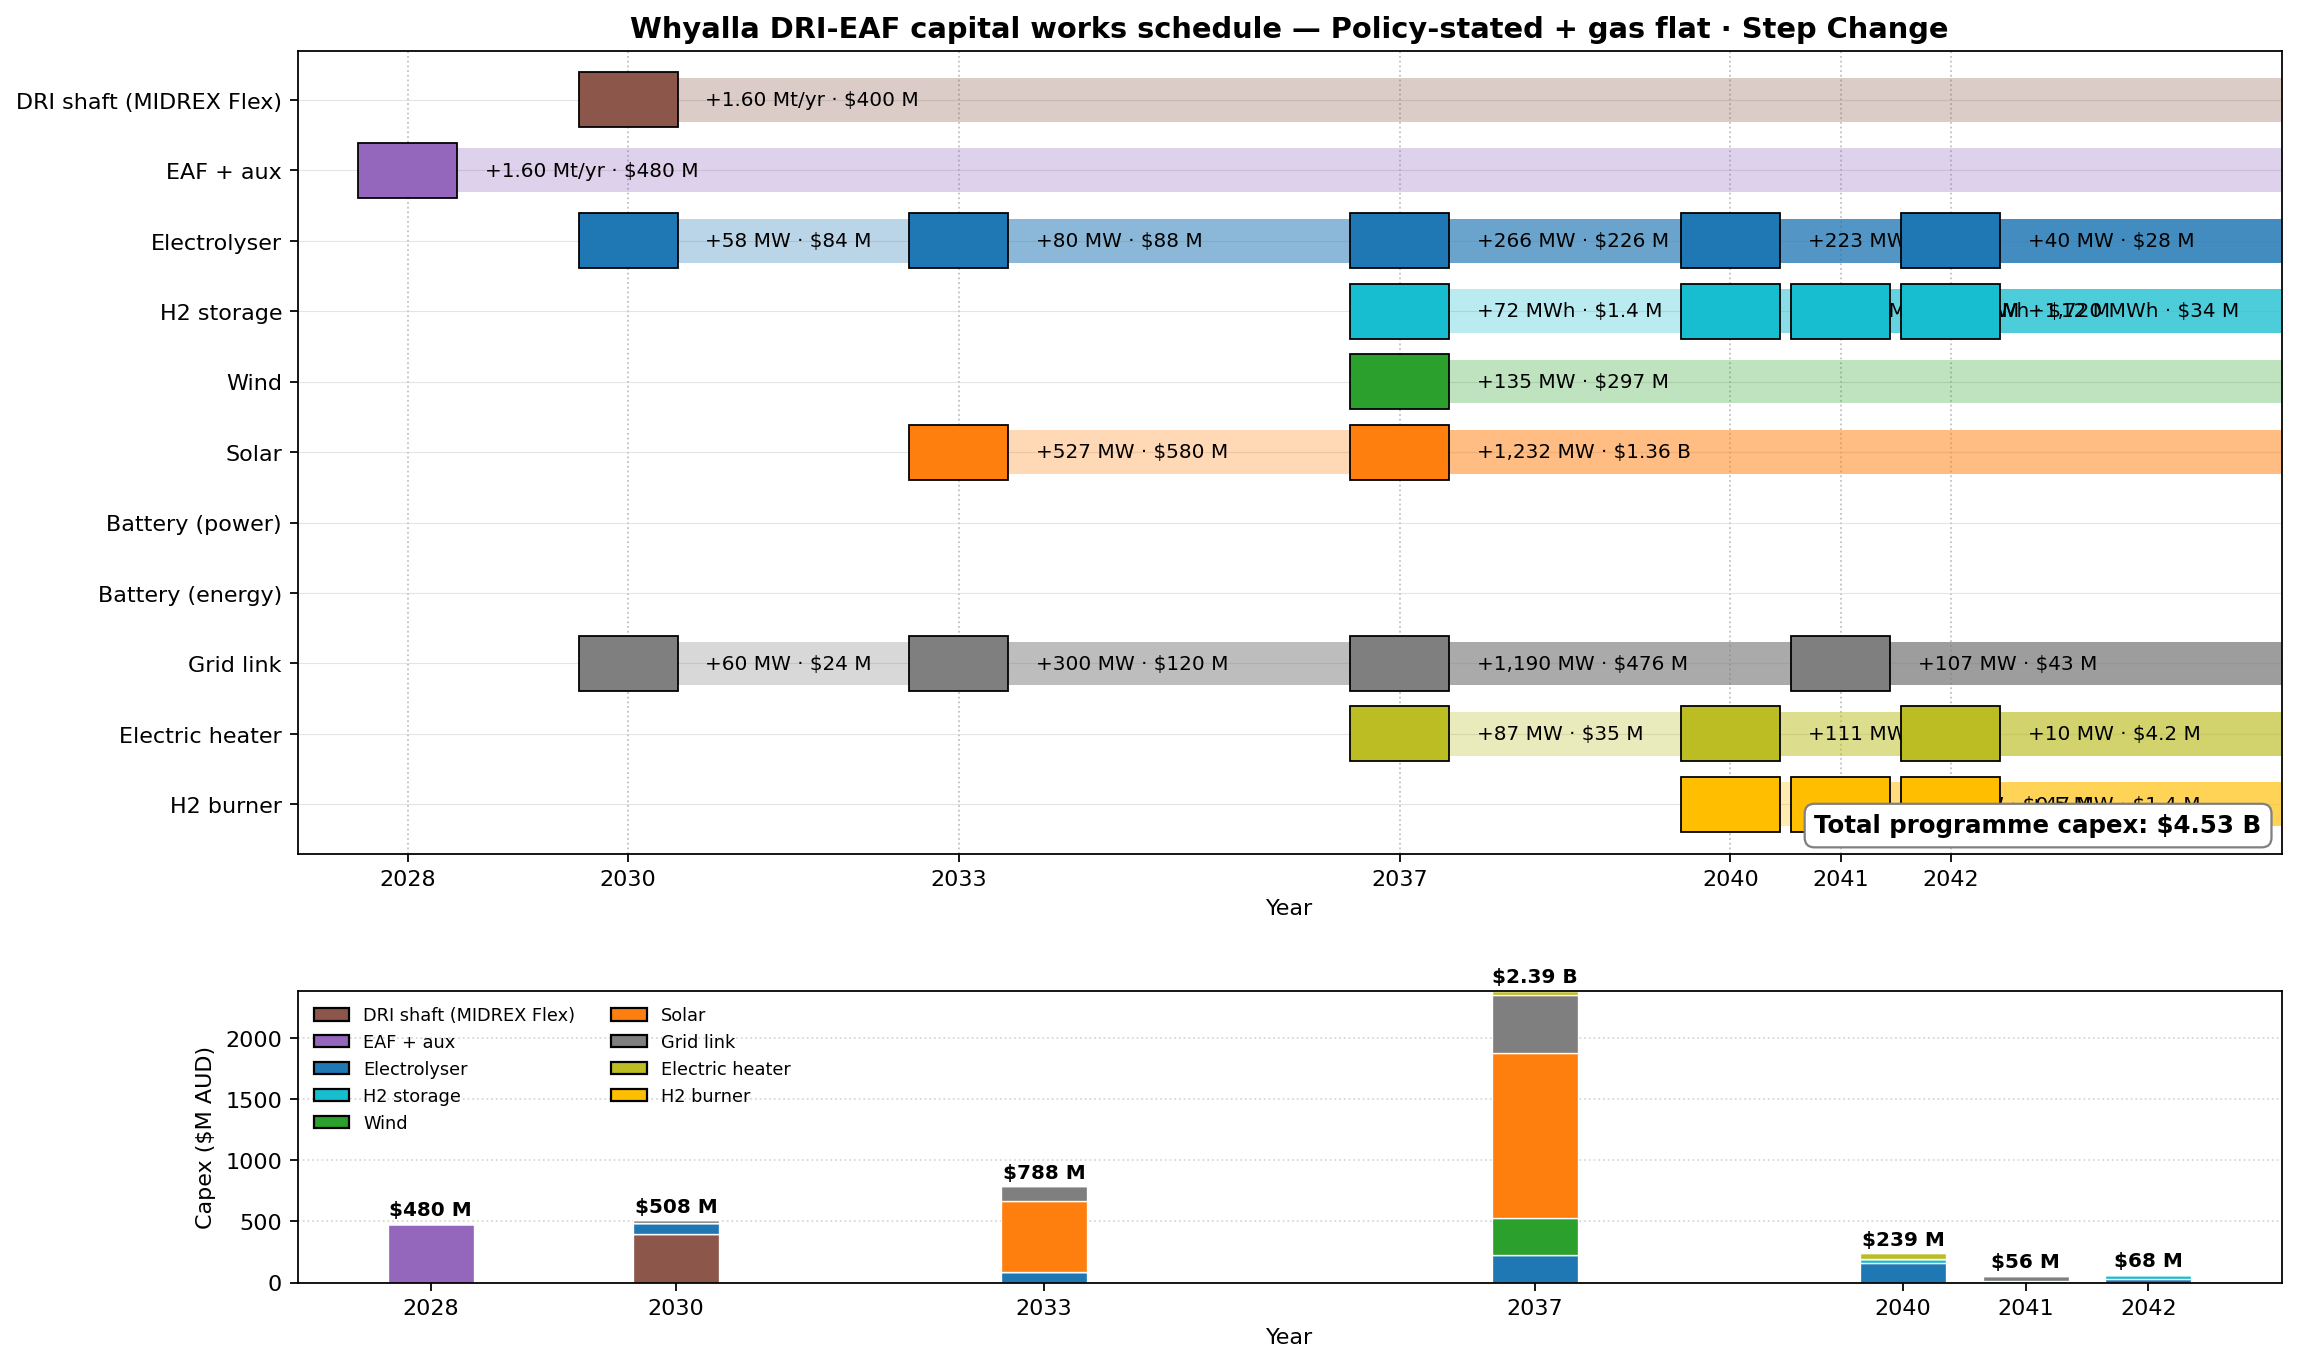

Here is the Python script that generated this plot:
"""Capital works schedule + Gantt chart from the trajectory output.

Reads `trajectory.csv`, filters to a (policy, ISP) branch, and renders:
  - Gantt chart: one row per asset line item, bars anchored at each tranche's
    build year with capacity and $AUD capex annotations.
  - Summary table under the chart: total $M by year, cumulative MW/MWh by
    asset, grand total.

Assets covered (tranche-extractable from trajectory.csv):
  Electrolyser, H2 storage, Electric heater, H2 burner,
  Wind, Solar, Battery power, Battery energy, Grid link.

Plus one-shot installs (fixed-capex, not tranched), placed per phase model:
  EAF + auxiliaries         at EAF_OPEN_YEAR    (scrap-only pre-2030)
  MIDREX Flex DRI shaft     at FURNACE_OPEN_YEAR (gas arrives March 2030)

Usage:
    uv run python chart_capital_works.py \
        --policy "Policy-stated + gas flat" \
        --isp step_change \
        --out chart_capital_works.png
"""
from __future__ import annotations

import argparse
from pathlib import Path

import matplotlib.pyplot as plt
import matplotlib.patches as mpatches
import numpy as np
import pandas as pd

HERE = Path(__file__).parent
TRAJ_CSV = HERE / "trajectory.csv"

# One-shot commissioning dates (phase model: EAF-scrap first, DRI on gas arrival).
EAF_OPEN_YEAR = 2028
FURNACE_OPEN_YEAR = 2030
ANNUAL_STEEL_MT = 1.6
DRI_CAPEX_PER_T_YR = 250.0
EAF_CAPEX_PER_T_YR = 300.0

# Heat-system capex defaults (mirror generate_trajectory.py — must track).
ELECTRIC_HEATER_CAPEX_PER_KW_TH = 400.0
H2_BURNER_CAPEX_PER_KW_TH = 30.0


def _dollars_M(x: float) -> str:
    """Format $AUD as $X M / $X.Y M / $X B."""
    if abs(x) >= 1e9:
        return f"${x/1e9:.2f} B"
    return f"${x/1e6:.0f} M" if abs(x) >= 1e7 else f"${x/1e6:.1f} M"


# Rows displayed on the Gantt. Order = top-to-bottom.
# Each entry: (label, new_col, unit, capex_resolver, cat_color)
#   new_col         : trajectory.csv column with new capacity delta
#   unit            : "MW" or "MWh" for annotation
#   capex_resolver  : function(row) -> $AUD capex for that tranche
#   cat_color       : matplotlib color

def _resolve_capex(kind: str):
    """Return a function(row) -> $AUD capex for a new tranche of this kind."""
    def ely(row):
        return row["new_electrolyser_mw"] * row["capex_per_kw"] * 1000.0
    def h2_store(row):
        # capex_per_kw is ely; h2 store capex baked into trajectory as a
        # flat $20k/MWh — read constant to keep this chart self-contained.
        return row["new_h2_storage_mwh"] * 20_000.0
    def eh(row):
        return row["new_electric_heater_mw"] * ELECTRIC_HEATER_CAPEX_PER_KW_TH * 1000.0
    def hb(row):
        return row["new_h2_burner_mw"] * H2_BURNER_CAPEX_PER_KW_TH * 1000.0
    def wind(row):
        return row["new_wind_mw"] * row["wind_capex_per_kw"] * 1000.0
    def solar(row):
        return row["new_solar_mw"] * row["solar_capex_per_kw"] * 1000.0
    def batt_p(row):
        return row["new_battery_power_mw"] * row["battery_power_capex_per_kw"] * 1000.0
    def batt_e(row):
        return row["new_battery_energy_mwh"] * row["battery_energy_capex_per_kwh"] * 1000.0
    def gl(row):
        return row["new_grid_link_mw"] * row["grid_link_capex_per_mw"]
    return {
        "ely": ely, "h2_store": h2_store, "eh": eh, "hb": hb,
        "wind": wind, "solar": solar, "batt_p": batt_p, "batt_e": batt_e, "gl": gl,
    }[kind]


# (label, new_col, unit, kind, color)
ROWS = [
    ("DRI shaft (MIDREX Flex)",  None,                      "t/yr", None,    "#8c564b"),
    ("EAF + aux",                None,                      "t/yr", None,    "#9467bd"),
    ("Electrolyser",             "new_electrolyser_mw",     "MW",   "ely",   "#1f77b4"),
    ("H2 storage",               "new_h2_storage_mwh",      "MWh",  "h2_store", "#17becf"),
    ("Wind",                     "new_wind_mw",             "MW",   "wind",  "#2ca02c"),
    ("Solar",                    "new_solar_mw",            "MW",   "solar", "#ff7f0e"),
    ("Battery (power)",          "new_battery_power_mw",    "MW",   "batt_p","#d62728"),
    ("Battery (energy)",         "new_battery_energy_mwh",  "MWh",  "batt_e","#e377c2"),
    ("Grid link",                "new_grid_link_mw",        "MW",   "gl",    "#7f7f7f"),
    ("Electric heater",          "new_electric_heater_mw",  "MW",   "eh",    "#bcbd22"),
    ("H2 burner",                "new_h2_burner_mw",        "MW",   "hb",    "#ffbf00"),
]


def build_schedule(df: pd.DataFrame) -> pd.DataFrame:
    """One row per (asset × year) with capacity added + capex_$AUD."""
    records: list[dict] = []
    years = sorted(df["year"].unique().tolist())

    # One-shot EAF at EAF_OPEN_YEAR (scrap-only phase), DRI at FURNACE_OPEN_YEAR.
    annual_t = ANNUAL_STEEL_MT * 1e6
    if EAF_OPEN_YEAR in years:
        records.append({
            "asset": "EAF + aux", "year": EAF_OPEN_YEAR,
            "capacity": annual_t, "unit": "t/yr",
            "capex_aud": annual_t * EAF_CAPEX_PER_T_YR,
        })
    if FURNACE_OPEN_YEAR in years:
        records.append({
            "asset": "DRI shaft (MIDREX Flex)", "year": FURNACE_OPEN_YEAR,
            "capacity": annual_t, "unit": "t/yr",
            "capex_aud": annual_t * DRI_CAPEX_PER_T_YR,
        })

    # Tranche-extractable rows.
    for label, new_col, unit, kind, _ in ROWS:
        if new_col is None:
            continue
        if new_col not in df.columns:
            continue
        cap_fn = _resolve_capex(kind)
        for _, row in df.iterrows():
            cap = float(row.get(new_col, 0.0) or 0.0)
            if cap <= 1e-3:
                continue
            records.append({
                "asset": label, "year": int(row["year"]),
                "capacity": cap, "unit": unit,
                "capex_aud": cap_fn(row),
            })
    return pd.DataFrame.from_records(records)


def plot_gantt(schedule: pd.DataFrame, df: pd.DataFrame, title: str, out: Path):
    """Render Gantt + annual-spend subplot."""
    years = sorted(df["year"].unique().tolist())
    year_min, year_max = min(years), max(years)
    # Extend Gantt a bit past final year so the last-vintage bar has room.
    gantt_end = year_max + 3
    rows_display = [r for r in ROWS]
    n_rows = len(rows_display)

    fig = plt.figure(figsize=(16, 10))
    gs = fig.add_gridspec(2, 1, height_ratios=[n_rows, 4], hspace=0.25)
    ax_g = fig.add_subplot(gs[0])
    ax_b = fig.add_subplot(gs[1])

    color_by_label = {label: color for label, _, _, _, color in rows_display}

    # Gantt: one horizontal lane per asset, tranche bars pegged at build year
    # extending to gantt_end. Width is cosmetic here (asset keeps operating),
    # annotation shows capacity + $.
    for i, (label, _new_col, _unit, _kind, color) in enumerate(rows_display):
        y = n_rows - 1 - i
        ax_g.hlines(y, year_min - 1, gantt_end, colors="lightgray", linewidth=0.5, alpha=0.6)
        sub = schedule[schedule["asset"] == label].sort_values("year")
        for _, rec in sub.iterrows():
            x = rec["year"]
            # Bar: short colored block = commissioning year. Dashed tail = ongoing op.
            ax_g.barh(
                y, width=gantt_end - x, left=x, height=0.62,
                color=color, alpha=0.30, edgecolor="none", zorder=2,
            )
            ax_g.barh(
                y, width=0.9, left=x - 0.45, height=0.78,
                color=color, edgecolor="black", linewidth=0.8, zorder=3,
            )
            cap_str = (
                f"{rec['capacity']/1e6:.2f} Mt/yr" if rec["unit"] == "t/yr"
                else f"{rec['capacity']:,.0f} {rec['unit']}"
            )
            ax_g.text(
                x + 0.7, y, f"+{cap_str} · {_dollars_M(rec['capex_aud'])}",
                fontsize=9, va="center", ha="left",
            )

    ax_g.set_yticks(range(n_rows))
    ax_g.set_yticklabels([label for label, *_ in reversed(rows_display)], fontsize=10)
    ax_g.set_xlim(year_min - 1, gantt_end)
    ax_g.set_ylim(-0.7, n_rows - 0.3)
    ax_g.set_xticks(years)
    ax_g.tick_params(axis="x", labelsize=10)
    ax_g.set_xlabel("Year")
    ax_g.set_title(title, fontsize=13, fontweight="bold")
    ax_g.grid(axis="x", linestyle=":", color="gray", alpha=0.5)
    ax_g.set_axisbelow(True)

    # Bottom: stacked bar of $M by year, asset-colored.
    capex_pivot = (
        schedule.pivot_table(
            index="year", columns="asset", values="capex_aud", aggfunc="sum",
        ).fillna(0.0).reindex(years, fill_value=0.0) / 1e6
    )
    asset_order = [label for label, *_ in rows_display if label in capex_pivot.columns]
    bottom = np.zeros(len(years))
    for label in asset_order:
        vals = capex_pivot[label].values
        ax_b.bar(
            years, vals, bottom=bottom, width=0.7,
            color=color_by_label[label], label=label, edgecolor="white", linewidth=0.6,
        )
        bottom = bottom + vals
    # Total annotations on top of stacks.
    for i, yr in enumerate(years):
        tot = bottom[i]
        if tot > 0:
            ax_b.text(yr, tot + bottom.max() * 0.015, f"{_dollars_M(tot*1e6)}",
                      ha="center", va="bottom", fontsize=9, fontweight="bold")

    ax_b.set_xticks(years)
    ax_b.set_ylabel("Capex ($M AUD)")
    ax_b.set_xlabel("Year")
    ax_b.grid(axis="y", linestyle=":", alpha=0.5)
    ax_b.set_axisbelow(True)

    # Shared legend on bottom panel; compact 2-column layout.
    handles = [
        mpatches.Patch(facecolor=color_by_label[label], edgecolor="black", label=label)
        for label in asset_order
    ]
    ax_b.legend(
        handles=handles, loc="upper left", ncol=2, fontsize=8, frameon=False,
    )

    # Grand-total text in the bottom-right of the Gantt panel.
    grand_total = schedule["capex_aud"].sum()
    ax_g.text(
        0.99, 0.02, f"Total programme capex: {_dollars_M(grand_total)}",
        transform=ax_g.transAxes, fontsize=11, fontweight="bold",
        ha="right", va="bottom",
        bbox=dict(boxstyle="round,pad=0.4", facecolor="white", edgecolor="gray"),
    )

    fig.tight_layout()
    fig.savefig(out, dpi=160, bbox_inches="tight")
    plt.close(fig)
    print(f"wrote {out}")


def main():
    parser = argparse.ArgumentParser(description=__doc__)
    parser.add_argument("--policy", default="Policy-stated + gas flat")
    parser.add_argument("--isp", default="step_change")
    parser.add_argument("--csv", default=str(TRAJ_CSV))
    parser.add_argument("--out", default=str(HERE / "chart_capital_works.png"))
    args = parser.parse_args()

    df = pd.read_csv(args.csv)
    branch = df[(df["scenario"] == args.policy) & (df["isp_scenario"] == args.isp)].copy()
    branch = branch.sort_values("year")
    if branch.empty:
        raise SystemExit(f"No rows for policy={args.policy!r}, isp={args.isp!r}")

    schedule = build_schedule(branch)
    title = (
        f"Whyalla DRI-EAF capital works schedule — {args.policy} · "
        f"{args.isp.replace('_', ' ').title()}"
    )
    plot_gantt(schedule, branch, title, Path(args.out))

    # Also write the schedule CSV next to the chart.
    out_csv = Path(args.out).with_suffix(".csv")
    schedule.sort_values(["year", "asset"]).to_csv(out_csv, index=False)
    print(f"wrote {out_csv}")


if __name__ == "__main__":
    main()
